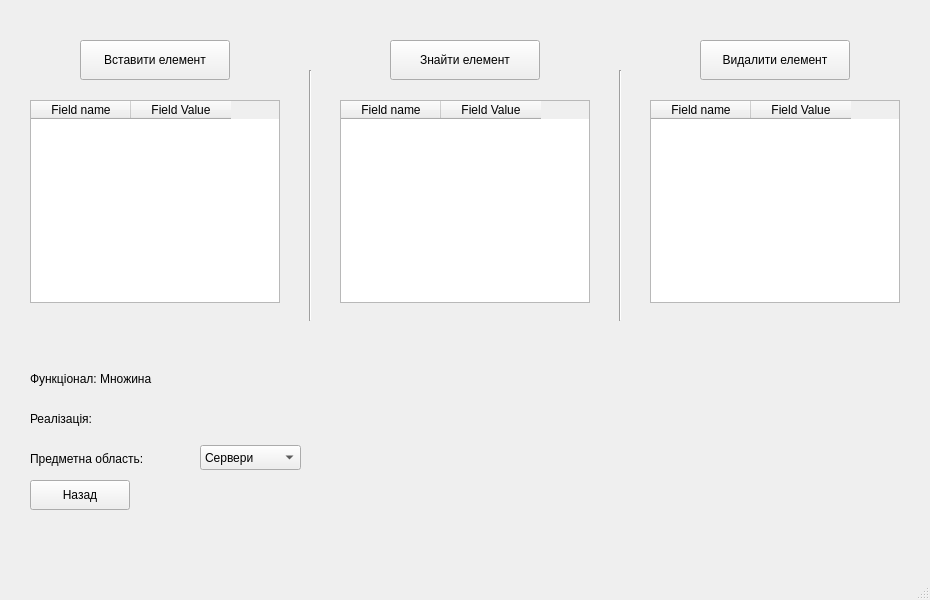
<?xml version="1.0" encoding="UTF-8"?>
<ui version="4.0">
 <class>PerformSetWindow</class>
 <widget class="QMainWindow" name="PerformSetWindow">
  <property name="geometry">
   <rect>
    <x>0</x>
    <y>0</y>
    <width>930</width>
    <height>600</height>
   </rect>
  </property>
  <property name="windowTitle">
   <string>MainWindow</string>
  </property>
  <widget class="QWidget" name="centralwidget">
   <widget class="Line" name="line">
    <property name="geometry">
     <rect>
      <x>300</x>
      <y>70</y>
      <width>20</width>
      <height>251</height>
     </rect>
    </property>
    <property name="orientation">
     <enum>Qt::Vertical</enum>
    </property>
   </widget>
   <widget class="Line" name="line_2">
    <property name="geometry">
     <rect>
      <x>610</x>
      <y>70</y>
      <width>20</width>
      <height>251</height>
     </rect>
    </property>
    <property name="orientation">
     <enum>Qt::Vertical</enum>
    </property>
   </widget>
   <widget class="QPushButton" name="insertButton">
    <property name="geometry">
     <rect>
      <x>80</x>
      <y>40</y>
      <width>150</width>
      <height>40</height>
     </rect>
    </property>
    <property name="text">
     <string>Вставити елемент</string>
    </property>
   </widget>
   <widget class="QPushButton" name="findButton">
    <property name="geometry">
     <rect>
      <x>390</x>
      <y>40</y>
      <width>150</width>
      <height>40</height>
     </rect>
    </property>
    <property name="text">
     <string>Знайти елемент</string>
    </property>
   </widget>
   <widget class="QPushButton" name="deleteButton">
    <property name="geometry">
     <rect>
      <x>700</x>
      <y>40</y>
      <width>150</width>
      <height>40</height>
     </rect>
    </property>
    <property name="text">
     <string>Видалити елемент</string>
    </property>
   </widget>
   <widget class="QTableWidget" name="insertElement">
    <property name="geometry">
     <rect>
      <x>30</x>
      <y>100</y>
      <width>250</width>
      <height>203</height>
     </rect>
    </property>
    <column>
     <property name="text">
      <string>Field name</string>
     </property>
    </column>
    <column>
     <property name="text">
      <string>Field Value</string>
     </property>
    </column>
   </widget>
   <widget class="QTableWidget" name="findElement">
    <property name="geometry">
     <rect>
      <x>340</x>
      <y>100</y>
      <width>250</width>
      <height>203</height>
     </rect>
    </property>
    <column>
     <property name="text">
      <string>Field name</string>
     </property>
    </column>
    <column>
     <property name="text">
      <string>Field Value</string>
     </property>
    </column>
   </widget>
   <widget class="QTableWidget" name="deleteElement">
    <property name="geometry">
     <rect>
      <x>650</x>
      <y>100</y>
      <width>250</width>
      <height>203</height>
     </rect>
    </property>
    <column>
     <property name="text">
      <string>Field name</string>
     </property>
    </column>
    <column>
     <property name="text">
      <string>Field Value</string>
     </property>
    </column>
   </widget>
   <widget class="QLabel" name="foundIndicator">
    <property name="geometry">
     <rect>
      <x>430</x>
      <y>330</y>
      <width>67</width>
      <height>17</height>
     </rect>
    </property>
    <property name="text">
     <string/>
    </property>
   </widget>
   <widget class="QLabel" name="functionalLlabel">
    <property name="geometry">
     <rect>
      <x>30</x>
      <y>370</y>
      <width>171</width>
      <height>17</height>
     </rect>
    </property>
    <property name="text">
     <string>Функціонал: Множина</string>
    </property>
   </widget>
   <widget class="QLabel" name="realisationLabel">
    <property name="geometry">
     <rect>
      <x>30</x>
      <y>410</y>
      <width>171</width>
      <height>17</height>
     </rect>
    </property>
    <property name="text">
     <string>Реалізація:</string>
    </property>
   </widget>
   <widget class="QLabel" name="contextLabel">
    <property name="geometry">
     <rect>
      <x>30</x>
      <y>450</y>
      <width>151</width>
      <height>17</height>
     </rect>
    </property>
    <property name="text">
     <string>Предметна область:</string>
    </property>
   </widget>
   <widget class="QPushButton" name="backButton">
    <property name="geometry">
     <rect>
      <x>30</x>
      <y>480</y>
      <width>100</width>
      <height>30</height>
     </rect>
    </property>
    <property name="text">
     <string>Назад</string>
    </property>
   </widget>
   <widget class="QComboBox" name="contentBox">
    <property name="geometry">
     <rect>
      <x>200</x>
      <y>445</y>
      <width>101</width>
      <height>25</height>
     </rect>
    </property>
    <item>
     <property name="text">
      <string>Сервери</string>
     </property>
    </item>
    <item>
     <property name="text">
      <string>Дата і час</string>
     </property>
    </item>
   </widget>
  </widget>
  <widget class="QMenuBar" name="menubar">
   <property name="geometry">
    <rect>
     <x>0</x>
     <y>0</y>
     <width>930</width>
     <height>22</height>
    </rect>
   </property>
  </widget>
  <widget class="QStatusBar" name="statusbar"/>
 </widget>
 <resources/>
 <connections/>
</ui>
